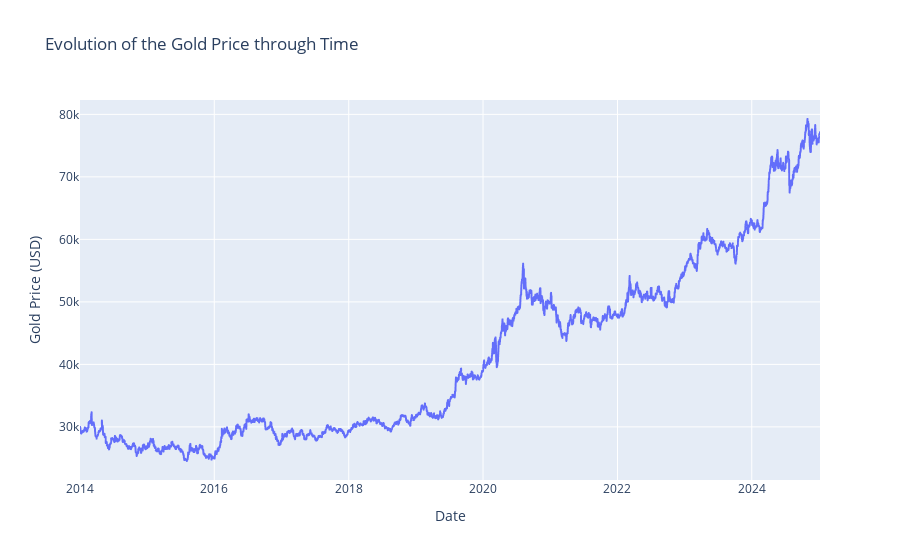

Notebook cell for this chart:
### Code cell
fig = px.line(gold_price, x=gold_price.index, y='Price', title='Evolution of the Gold Price through Time')
fig.update_layout(
    xaxis_title='Date',
    yaxis_title='Gold Price (USD)'
)
fig.show()

### Figure 1 — Plotly figure (JSON) as saved in the notebook; plotly's stock layout.template omitted (floating-point values rounded to 4 significant figures; data arrays with more than 128 entries replaced by an {"elided": "..."} marker saying what was removed)
{"data": [{"hovertemplate": "index=%{x}<br>Price=%{y}<extra></extra>", "legendgroup": "", "line": {"color": "#636efa", "dash": "solid"}, "marker": {"symbol": "circle"}, "mode": "lines", "name": "", "showlegend": false, "type": "scattergl", "x": {"elided": "4024 str values"}, "xaxis": "x", "y": {"elided": "4024 float values"}, "yaxis": "y"}], "layout": {"legend": {"tracegroupgap": 0}, "title": {"text": "Evolution of the Gold Price through Time"}, "xaxis": {"anchor": "y", "domain": [0, 1], "title": {"text": "Date"}}, "yaxis": {"anchor": "x", "domain": [0, 1], "title": {"text": "Gold Price (USD)"}}}}
